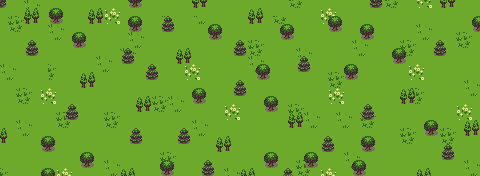

Tiled map render using the project's own tile images. Description and the map definition, with tile-layer contents summarised, below:
An orthogonal 60x22 tile map with 8x8 px tiles, 2 tile layers (Tile Layer 1, Tile Layer 2).

<map version="1.2" tiledversion="1.3.4" orientation="orthogonal" renderorder="right-down" width="60" height="22" tilewidth="8" tileheight="8" infinite="0" nextlayerid="3" nextobjectid="1">
 <tileset firstgid="1" name="basictiles" tilewidth="8" tileheight="8" tilecount="480" columns="16">
  <image source="../tiles/basictiles.png" width="128" height="240" />
 </tileset>
 <layer id="1" name="Tile Layer 1" width="60" height="22">
  <data>[1320 cells, 1320 non-empty, 13 distinct tile ids]</data>
 </layer>
 <layer id="2" name="Tile Layer 2" width="60" height="22">
  <data>[1320 cells, 203 non-empty, 16 distinct tile ids]</data>
 </layer>
</map>
